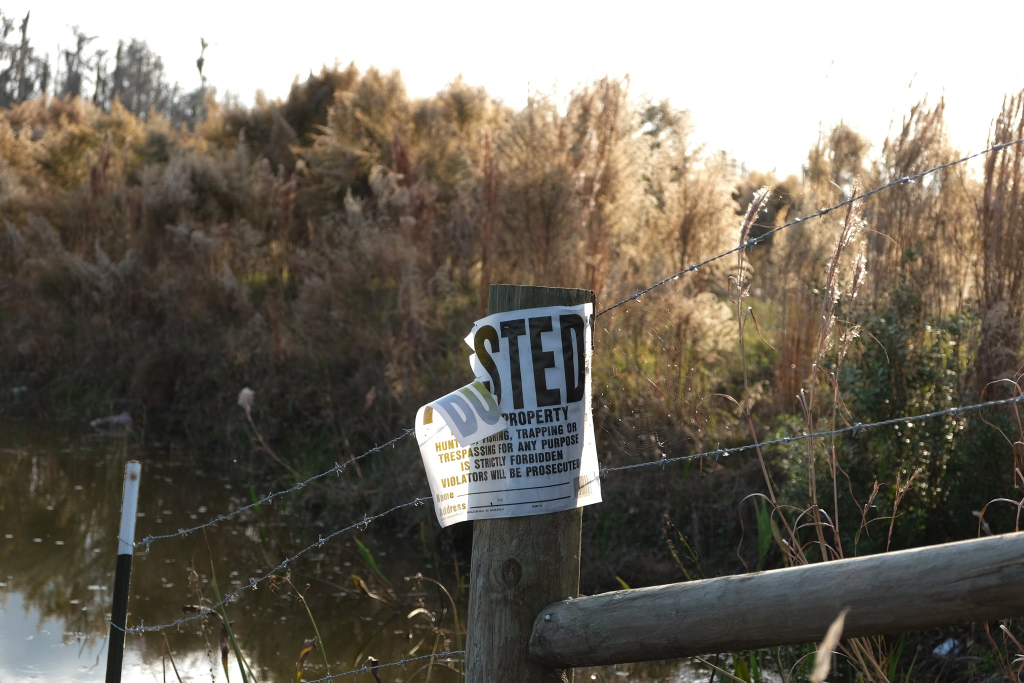
#> input picture resources/img/gallery/DSCF1434.jpg, 2048 x 1365 px (shown at 1/2 size)
$ python resize.py 100 100   (older library calls are emulated)
#> lines starting #> are read from the running program, lines starting #| are printed output that depends on the picture
import os
from os import walk
from PIL import Image
import sys

SIZE = int(sys.argv[1]), int(sys.argv[2])

files = []
for (dirpath, dirnames, filenames) in walk("./"):
    files.extend(filenames)
    break

files.remove("resize.py")

for fileName in files:
    if ".jpg" in fileName:
        im = Image.open(fileName)
#> im is the input picture: PIL image 2048x1365 RGB; mean R, G, B 112.8, 106.3, 95.5
        im.thumbnail(SIZE, Image.ANTIALIAS)
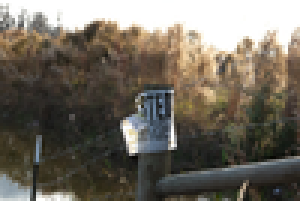
#> im: PIL image 100x67 RGB (shown 3 times larger); mean R, G, B 112.8, 106.3, 95.5
        im.save("hd/" + fileName, "JPEG")
    else:
        continue
#> pass 2 of the loop `for fileName in files:`:
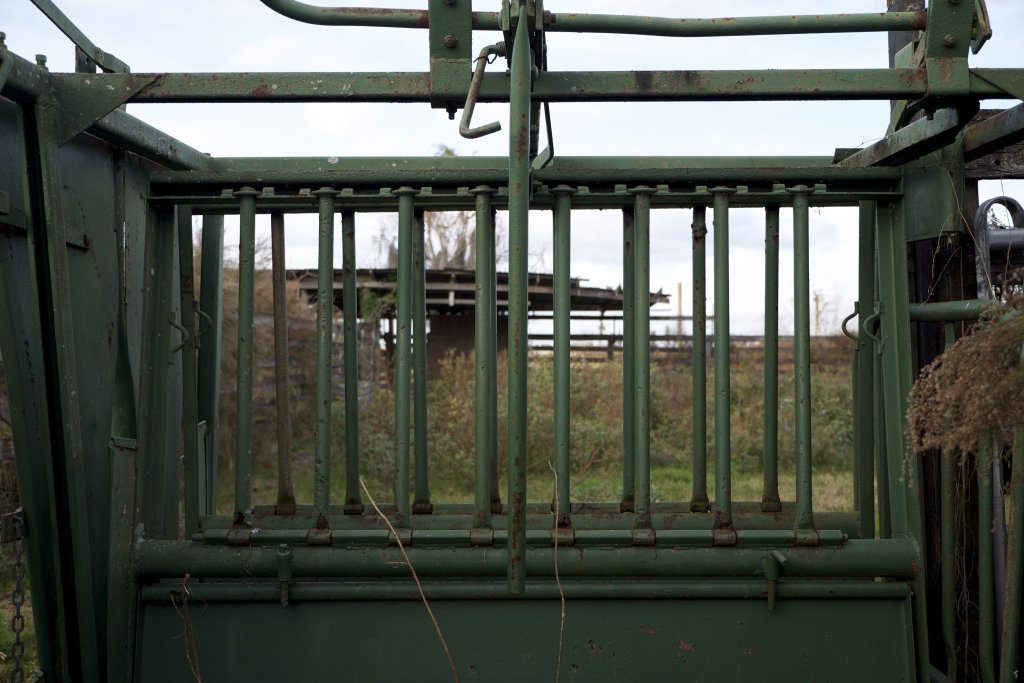
#> input picture resources/img/gallery/DSCF1589.jpg, 2048 x 1365 px (shown at 1/2 size)
#> im is the input picture: PIL image 2048x1365 RGB; mean R, G, B 82.6, 87.7, 79.6
#> `im.thumbnail(SIZE, Image.ANTIALIAS)`:
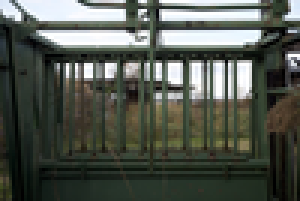
#> im: PIL image 100x67 RGB (shown 3 times larger); mean R, G, B 82.5, 87.6, 79.2
